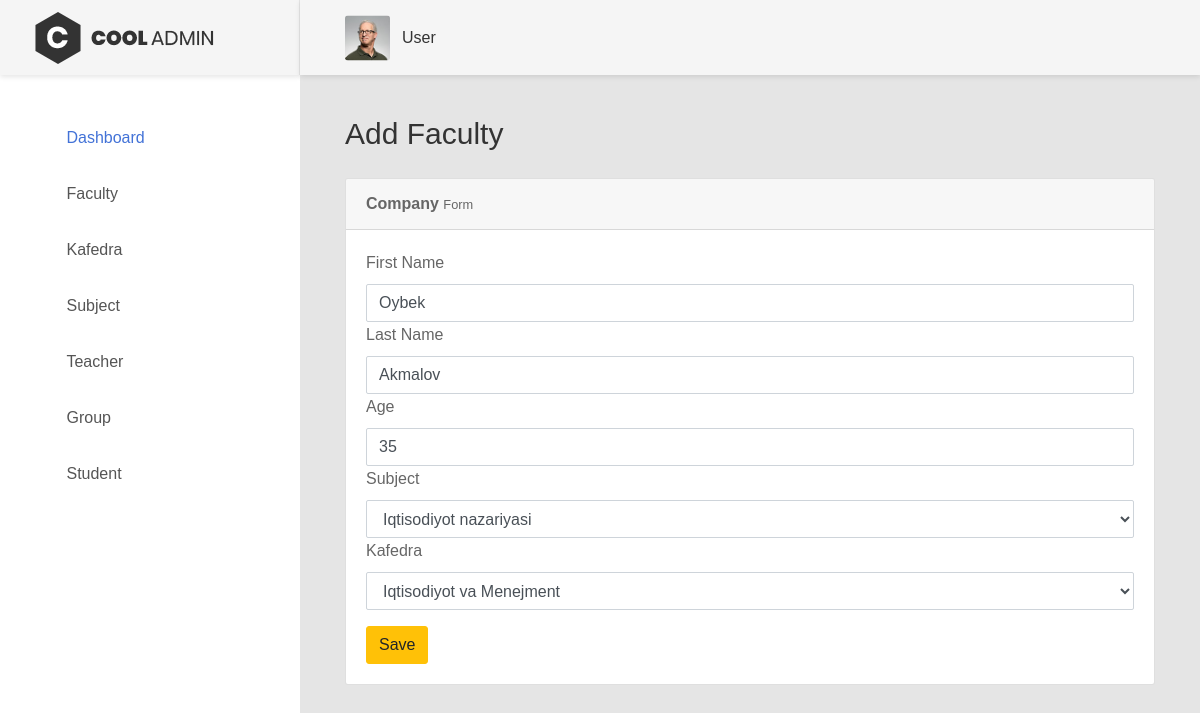
The page /teacher/1/edit/ (signed in) on the database its author committed.
### adminapp/models.py (models this page shows)
class Teacher(models.Model):
    first_name = models.CharField(max_length=100, null=False, blank=False)
    last_name = models.CharField(max_length=100, null=False, blank=False)
    age = models.IntegerField(null=False, blank=False)
    subject = models.ForeignKey(Subject,null=True, on_delete=models.SET_NULL)
    kafedra = models.ForeignKey(Kafedra,null=True, on_delete=models.SET_NULL)

### adminapp/views.py (the view)
# urls.py: path('teacher/<int:pk>/edit/',teacher_edit, name='teacher_edit'),
@login_required_decorator
def teacher_edit(request,pk):
    model = Teacher.objects.get(pk=pk)
    form = TeacherForm(request.POST or None, instance=model)
    if request.POST and form.is_valid():
        form.save()
        actions = request.session.get('actions',[])
        actions +=[f"You edited teacher:{request.POST.get('first_name')}"]
        request.session['actions'] = actions
        return redirect('teacher_list')
    ctx = {
        "model":model,
        "form":form
    }
    return render(request,'teacher/form.html',ctx)

### adminapp/forms.py
class TeacherForm(forms.ModelForm):
    class Meta:
        model = Teacher
        fields= "__all__"
        widgets = {
        "first_name":forms.TextInput(attrs={'class':'form-control'}),
        "last_name":forms.TextInput(attrs={'class':'form-control'}),
        "age":forms.NumberInput(attrs={'class':'form-control'}),
        "subject":forms.Select(attrs={'class':'form-control'}),
        "kafedra":forms.Select(attrs={'class':'form-control'}),
        }

### adminapp/models.py (called while the page is built)
    def __str__(self):
        return self.name

    def __str__(self):
        return self.name

### templates/teacher/form.html (shortened to what this page needs)
{% extends 'base.html' %}
{% load static %}
{% block content %}
 <div class="page-container">
    {%include 'userbar.html'%}
    <div class="main-content">
        <div class="section__content section__content--p30">
            <div class="container-fluid">
                <div class="row">
                    <div class="col-md-12">
                        <div class="overview-wrap">
                            <h2 class="title-1">Add Faculty</h2>
                        </div>
                    </div>
                </div>
                <br>
                <div class="row">
                    <div class="col-lg-12">
                        <div class="card">
                            <div class="card-header">
                                <strong>Company</strong>
                                <small> Form</small>
                            </div>
                            <div class="card-body card-block">
                                <form method="post">
                                    <div class="form-group">
                                        <label class=" form-control-label">First Name</label>
                                        {{ form.first_name }}
                                        <label class=" form-control-label">Last Name</label>
                                        {{ form.last_name}}
                                        <label class=" form-control-label">Age</label>
                                        {{ form.age}}
                                        <label class=" form-control-label">Subject</label>
                                        {{ form.subject}}
                                        <label class=" form-control-label">Kafedra</label>
                                        {{ form.kafedra}}
                                    </div>
                                    {% if model %}
                                    <button type="submit" class="btn btn-warning btn-md">Save</button>
                                    {% else %}
                                    <button type="submit" class="btn btn-success btn-md">Add</button>
                                    {% endif %}
                                </form>
                            </div>
                        </div>
                    </div>
                </div>
            </div>
        </div>
    </div>
</div>
{% endblock %}

### templates/userbar.html (shortened to what this page needs)
    {% load static%}
    <header class="header-desktop">
        <div class="section__content section__content--p30">
            <div class="container-fluid">
                <div class="header-wrap">
                    <div class="header-button">
                        <div class="account-wrap">
                            <div class="account-item clearfix js-item-menu">
                                <div class="image">
                                    <img src="{% static 'images/icon/avatar-01.jpg' %}" alt="John Doe" />
                                </div>
                                <div class="content">
                                    <a class="js-acc-btn" href="#">{{user.username}}</a>
                                </div>
                            </div>
                        </div>
                    </div>
                </div>
            </div>
        </div>
    </header>

### rows shown on the page
Teacher: first_name "Oybek", last_name "Akmalov", age "35", subject "Iqtisodiyot nazariyasi", kafedra "Iqtisodiyot va Menejment"

### other values the page prints
{{ user.username }} "User"
